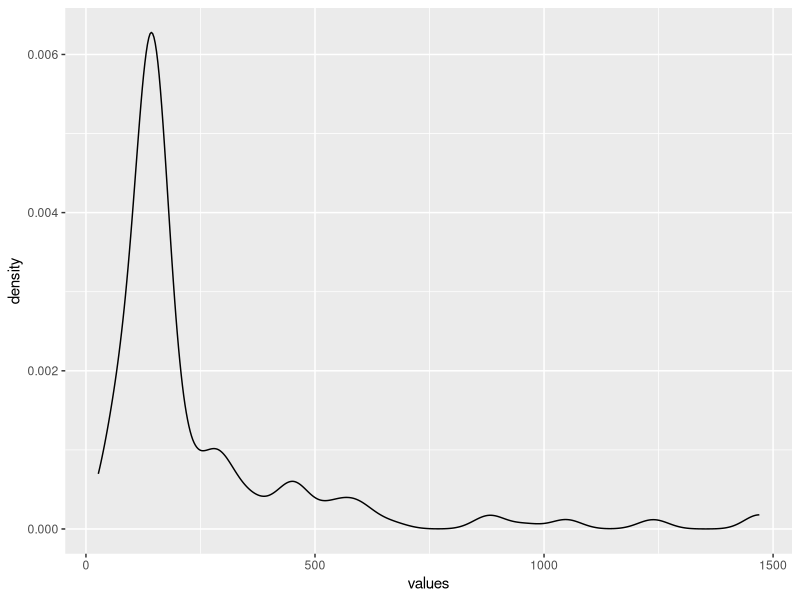
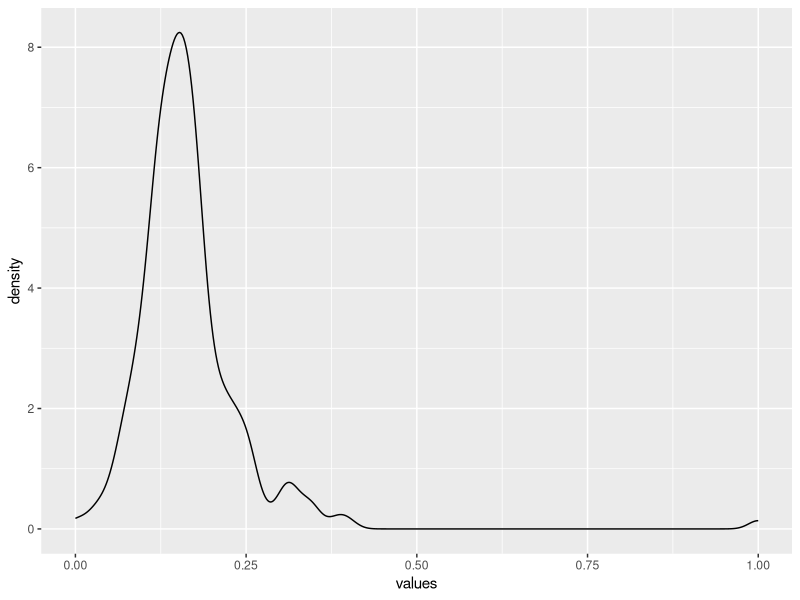
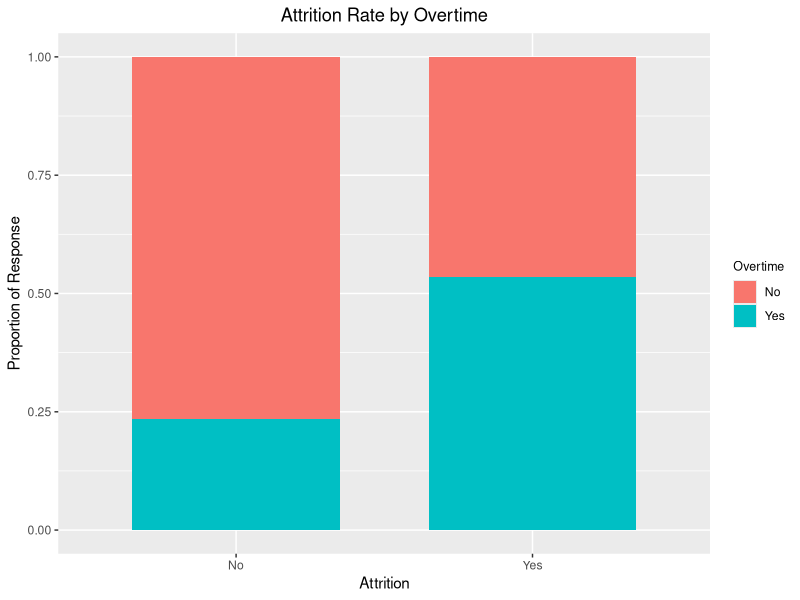
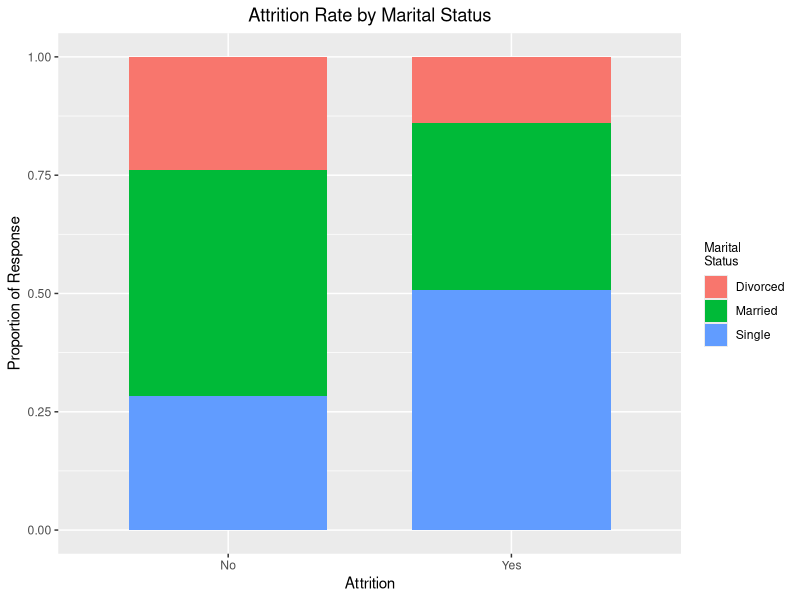
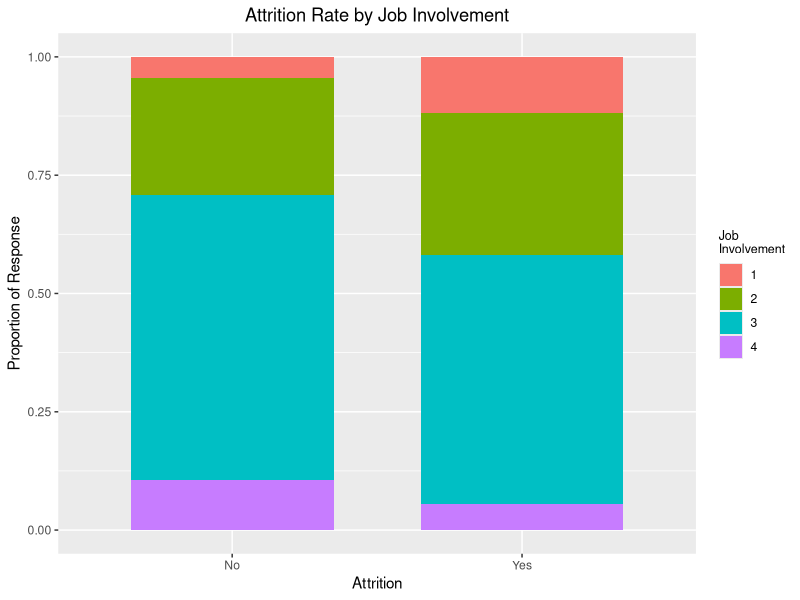
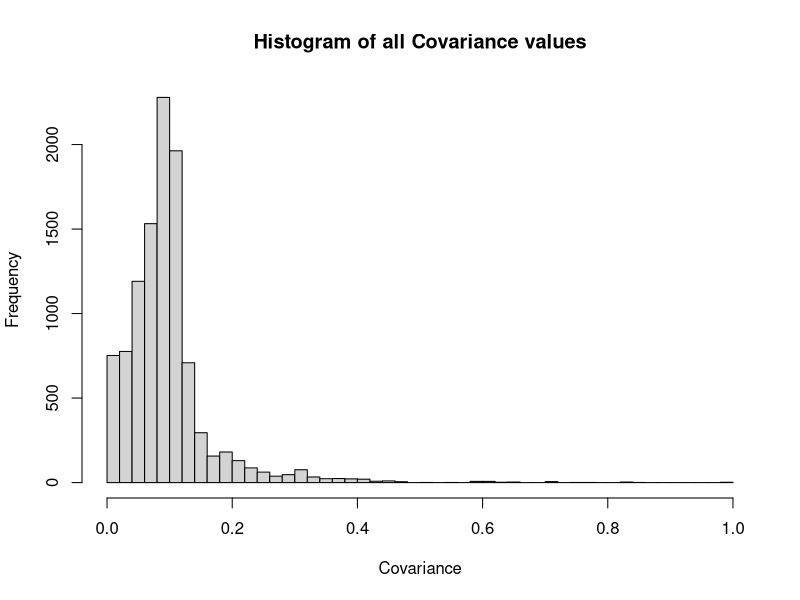
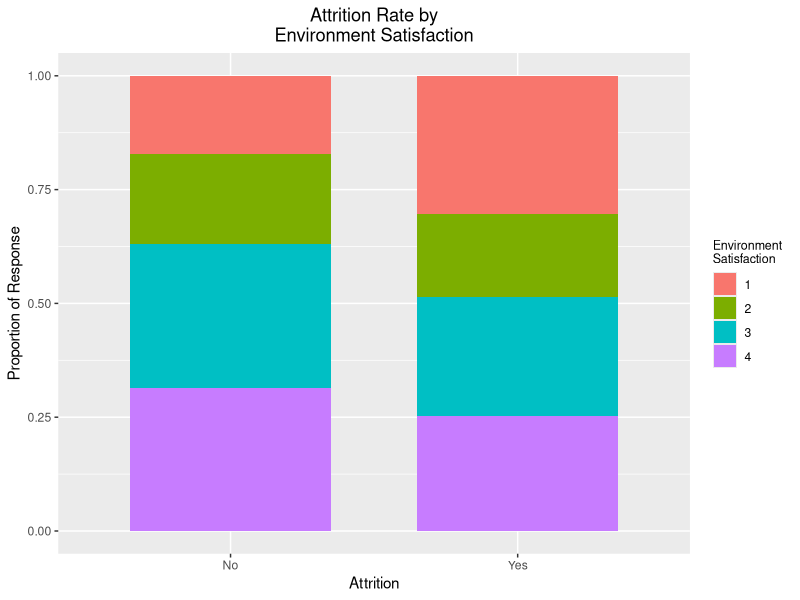
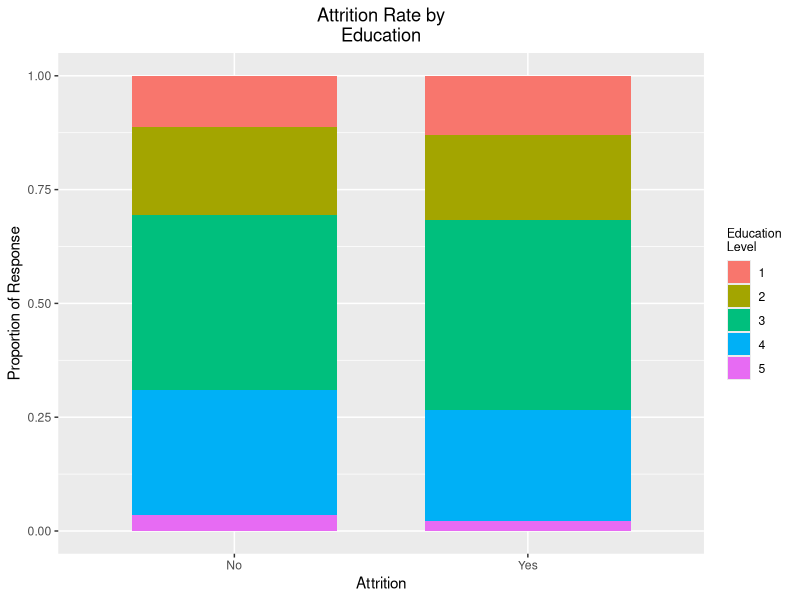

Source code (R) for these figures, in order:
## ---- chunk 1
knitr::opts_chunk$set(echo = FALSE)
## ---- chunk 2
rm( list = ls()); cat("\014")  # Clear environment
require(stringr)
require(plotly)
require(Hmisc)
require(tidyr)
require(dplyr)
require(ggplot2)
require(plyr)
require(reshape2)
data <- read.csv('data/CaseStudy2-data.csv')
data$Department <- revalue(data$Department, c('Human Resources' = 'Human Resources', 'Research & Development'='Research/Development', 'Sales'='Sales'))
describe_data <- read.csv('data/CaseStudy2-descriptions.csv')
#names(describe_data) <- (names(describe_data), tolower)
names(data) <- sapply(names(data), tolower)
## ---- chunk 3
find_percent <- function(df, label_col, num_obs, sep='&'){
    ##find the ratio of a certian value which includes the label
    ##--------
    ##INPUTS
    ##df: data.frame
    ##    - dataframe with all catagorical data
    ##label_col
    ##    -   binary column of interest in df
    ##num_obs: named.vector
    ##     -   contains all possible values in df with the  correlated number of observations
    ## --------
    ## RETURNS
    ## percent_pos: named.vector
    ##     -   contains the percentage of each value within the dataframe which is associated with the label_column.
    percent_pos <- c()
    sub <- df[,label_col] == TRUE
    sub_df <- df[sub,]
    for(col_val in names(num_obs)){
        colval <- unlist(strsplit(col_val, sep))
        percent_pos[col_val] = ((sum(sub_df[,colval[1]] == colval[2]) + .0001))  / (num_obs[col_val] + .0001)
        }
    return(percent_pos)
    }

find_number_observations <- function(df, sep='&', check_na=FALSE){
    num_obs= c()
    for (col in names(data_binned)){
        if(check_na){
            num_obs[paste(col, 'isna', sep=sep)] = sum(is.na(data[,col])) / dim(df)[1]
            }
        for (value in unique(data_binned[,col]))
            {
            num_obs[paste(col, value, sep=sep)] = sum(data_binned[,col] == value)
            }
    }
    return(num_obs)
}

make_dummy <- function(df, sep='&'){
    # Convert dataframe with all catagorical data into all boolean dataframe
    # --------
    # INPUTS
    # df: data.frame
    #     -   Data should all be catagorical.
    # sep: str
    #     -   Character to use as seperator between column and value
    # --------
    # RETURNS
    # dfo: data.frame
    #     -   all data is bool
    dfo <- df
    for(col in names(df)){
        for(val in unique(dfo[,col])){
            dfo[, paste(col, val, sep=sep)] = dfo[, col] == val
            }
        dfo = dfo[, names(dfo) != col]
        }
    return(dfo)
    }

find_covariance <- function(df, items, sep='+'){
    # Take a subset of columns in df and find the covariance between them
    # ---------
    # INPUTS
    # df: data.frame
    #     -   All data inputs must of type bool
    # items: data.frame
    #     -   columns in the dataframe to compare to each other
    # sep: str
    #     -   character to use to seperate columns being compared
    # --------
    # RETURNS
    # covar: named vector
    #     -   sets of column names seperated by sep with duplicates and self correalations removed
    covar = c()
    for(col1 in items){
        for(col2 in items){
            if(col1 != col2){
                covar[paste(col1, col2, sep='+')] = (sum(df[,col1] == TRUE & df[,col2] == TRUE) + .00001) / (max(c(sum(df[,col1] == TRUE), sum(df[,col2] == TRUE))) + .00001)
                }
            }
        items = items[items != col1]
        }
        covar <- covar[order(-covar)]
        return(covar[c(TRUE, FALSE)])
    }

bin_columns <- function(data, min_size=100, num_splits){
    # Convert continous data into discrete catagorical data
    # by splitting continous data into equal sized (by number of members) groups.
    # --------
    # data: data.frame
    #     -   data frame which contains continous data
    # min_size: integer
    #     -   min number of members in a group (determine split pts). columns with less discrete points then this value will be ignored.
    # num_splits
    #     -   number of times to split continous dataset
    # --------
    types <- sapply(data, class)
    data_binned <- data
    for(col in names(types)){
        if(types[[col]] == 'integer' & length(unique(data[,col])) > num_splits){
            data_binned[col] <- cut2(data[,col], m=min_size, g=num_splits)
            data_binned[,col] = sapply(data_binned[,col], toString)
            }
        else{
            data_binned[,col] = sapply(data[,col], toString)}
        }
    names(data_binned) <- sapply(names(data_binned), str_trim)
    return(data_binned)
    }

check_label_corelation <- function(df, label, dsep='&', sd_ratio=1){
## function to generate top contributing variables to a specific label
##--------
##INPUTS
##df: data.frame
##  -   contains all catagorical variables, label col must be T/F
##label: string
##  -   name of label column
##sep: str
##  -   character to use in seperating dummy values from col name
##--------
##RETURNS
## coors: named_vector
##  -   contains coorelation rate for each value in the df
    all_pos <- sum(df[,label] == TRUE) / dim(df)[1]
    print(all_pos)
    num_obs <- find_number_observations(df, sep=dsep)
    percent_pos <- find_percent(df, label, num_obs, sep=dsep)
    label_frame <- data.frame(percent_pos, num_obs)
    label_frame[,'ratio_delta'] <- label_frame$percent_pos - all_pos
    not_label <- (rownames(label_frame) != paste(label, 'TRUE', sep=dsep) & rownames(label_frame) != paste(label, 'FALSE', sep=dsep)) 
    label_frame <- label_frame[not_label,]
    one_dev <- sd(label_frame[,'ratio_delta']) * sd_ratio
    label_infl <- label_frame[abs(label_frame[,'ratio_delta']) > one_dev,]
    return(label_infl[order(-label_infl$ratio_delta),])
}

Attrition_prop_table <- function(variable_name, data.f){
    # Generates a table containing proportion of responses for both Attrition values. This should allow us to examine values in the context of whether they attrified.
    
    # Generate a table containing variable/Attrition rates
    prop <-prop.table(xtabs(as.formula(paste( '~ ',paste(variable_name, 'attrition ', sep = ' + '))) , data=data.f))
    
    #Normalize each column to sum to 1.
    prop.app <-apply(prop,2,sum)
    return(melt(sweep(prop, MARGIN=2,prop.app,'/')))
}
## ---- chunk 4
#function defined in deason_functions.R
data_binned <- bin_columns(data, 100, 10)
## ---- chunk 5
na_count <- sum(is.na(data$attrition))
## convert data Attrition to binary
data_binned$attrition <- data$attrition == 'Yes'
## N/A Count
print('Number of NA\'s in attrition column:')
print(sum(na_count))
## Sum of Employees who quit
print('Number of Employees that quit:')
print(sum(data_binned$attrition))
attrified <- data_binned[data_binned$attrition == TRUE,]
## retain ratio
overall_ratio <- sum(data_binned$attrition) / length(data_binned$attrition)
print('Ratio of Employees that quit:')
print(overall_ratio)
## ---- chunk 6
num_obs <- find_number_observations(data_binned, sep='&')
print('Average number of observations over all factor levels:')
print(mean(num_obs))

obs_stacked = stack(num_obs)
print('Number of different factor levels:')
nrow(obs_stacked)
ggplot(obs_stacked, aes(x = values)) +
  stat_density(position="identity",geom="line")
## ---- chunk 7
percent_pos <- find_percent(data_binned, 'attrition', num_obs)
print('Average attrition rate for all factors:')
print(mean(percent_pos))
print('Median attrition rate for all factors')
print(median(percent_pos))
per_stacked = stack(percent_pos)
ggplot(per_stacked, aes(x = values)) +
  stat_density(position="identity",geom="line")
## ---- chunk 8
## move all our data into a dataframe of percent_quit verses number of observations
attr_frame <- data.frame(percent_pos, num_obs)
hnames <- (rownames(attr_frame) != 'attrition&TRUE' & rownames(attr_frame) != 'attrition&FALSE')
attr_frame <- attr_frame[hnames,]
high_prob <- subset(attr_frame, percent_pos > overall_ratio)
high_prob$ratio_delta = high_prob$percent_pos - overall_ratio
hnames <- (rownames(high_prob) != 'attrition&TRUE' & rownames(high_prob) != 'attrition&FALSE')
high_prob <- high_prob[hnames,]
print('Factors with the highest attrition rates:')
head(high_prob[order(-high_prob$ratio_delta),], 15)
## ---- chunk 9
OverTime_attrit <- Attrition_prop_table( 'overtime',data)
ggplot(OverTime_attrit, aes(x=attrition, y=value, fill= factor(overtime))) + 
    geom_bar(position = "fill",stat = "identity", width = 0.7) +
    labs(title = 'Attrition Rate by Overtime', y='Proportion of Response', x='Attrition') +
    guides(fill=guide_legend(title="Overtime"))+
    theme(legend.title=element_text(size = 9),plot.title=element_text(hjust=0.5))
## ---- chunk 10
print('Attrition rate of sales representatives between 18 and 27 years of age:')
    mean(data_binned[data_binned$age == '[18,27)' & data_binned$jobrole == 'Sales Representative','attrition'])
print('Attrition rate of sales representatives older than 27:')
    mean(data_binned[data_binned$age != '[18,27)' & data_binned$jobrole == 'Sales Representative','attrition'])
print('Attrition rate of employees age 18-27 that are not Sales Representatives:')
    mean(data_binned[data_binned$age == '[18,27)' & data_binned$jobrole != 'Sales Representative','attrition'])
print('Attrition Rate of Sales Representatives Working Overtime:')
mean(data_binned[data_binned$overtime == 'Yes' & data_binned$jobrole == 'Sales Representative','attrition'])
print('Attrition Rate of Employees Working Overtime (Excluding Sales Representatives:')
mean(data_binned[data_binned$overtime == 'Yes' & data_binned$jobrole != 'Sales Representative','attrition'])
## ---- chunk 11
print('Proportion of Employees that quit that made less than $2318 monthly (excluding Sales Rep\'s):')
    mean(data_binned[data_binned$monthlyincome == "[ 1009, 2318)" & data_binned$jobrole != 'Sales Representative','attrition'])
print('Proportion of Employees that quit that made between $2318 and $2696 monthly (excluding Sales Rep\'s):')
    mean(data_binned[data_binned$monthlyincome == "[ 2318, 2696)" & data_binned$jobrole != 'Sales Representative','attrition'])
## ---- chunk 12
MariStat_attrit <- Attrition_prop_table( 'maritalstatus',data)
ggplot(MariStat_attrit, aes(x=attrition, y=value, fill= factor(maritalstatus))) + 
    geom_bar(stat = "identity", width = 0.7) +
    labs(title = 'Attrition Rate by Marital Status', y='Proportion of Response', x='Attrition') +
    guides(fill=guide_legend(title="Marital\nStatus"))+
    theme(legend.title=element_text(size = 9),plot.title=element_text(hjust=0.5))
print('Proportion of Employees that quit that are younger than 27 and single:')
mean(attrified$maritalstatus== 'Single' & attrified$age =='[18,27)')/mean(attrified$maritalstatus== 'Single')
## ---- chunk 13

JobInvol_attrit <- Attrition_prop_table( 'jobinvolvement',data)
ggplot(JobInvol_attrit, aes(x=attrition, y=value, fill= factor(jobinvolvement))) + 
    geom_bar(stat = "identity", width = 0.7) +
    labs(title = 'Attrition Rate by Job Involvement', y='Proportion of Response', x='Attrition') +
    guides(fill=guide_legend(title="Job\nInvolvement"))+
    theme(legend.title=element_text(size = 9),plot.title=element_text(hjust=0.5))
print('Proportion of Employees that quit that are older than 27 with Very Low Job Involvement:')
mean(attrified$jobinvolvement=='1' & attrified$age =='[18,27)')/mean(attrified$jobinvolvement=='1')
## ---- chunk 14
print('Factors with the lowest attrition rates:')
head(attr_frame[order(attr_frame$percent_pos),], 10)
## ---- chunk 15
print('Covariance of factors with high attrition rates:')
# Generate covariance matrix for all high attrition attributes.
over_30 <- subset(high_prob, percent_pos > .30)
data_dummy <- make_dummy(data_binned)
covar_30 <- find_covariance(data_dummy , rownames(over_30))
head(covar_30[order(covar_30,decreasing = TRUE)],10)
## ---- chunk 16
all_covar <- find_covariance(data_dummy, names(data_dummy))
print('Number of covariant pairs:')
length(all_covar)
## ---- chunk 17
hist(all_covar, breaks=50, main = 'Histogram of all Covariance values', xlab = 'Covariance')
## ---- chunk 18
print('Highest Covariances:')
head(all_covar[all_covar > .60 & all_covar < .999], 25)
print('Performance Rating = 3 Response Rate:')
sum(data_dummy[,'performancerating&3']) / 1470
print('Number of Performance Rating = 3 Responses:')
print(sum(data[,'performancerating'] == 3))
print('Number of Employees with Performance Rating of 3 that quit:')
sum(data[,'performancerating'] == 3 & data_binned[,'attrition'] == TRUE)
## ---- chunk 19

EnvSatTest_attrit <- Attrition_prop_table('environmentsatisfaction', data)
OverTime_attrit <- Attrition_prop_table( 'overtime',data)
years_worked_attrit <- Attrition_prop_table('totalworkingyears', data_binned)

ggplot(EnvSatTest_attrit, aes(x=attrition, y=value, fill= factor(environmentsatisfaction))) + 
    geom_bar(position = "fill",stat = "identity", width = 0.7) +
    labs(title = 'Attrition Rate by\nEnvironment Satisfaction', y='Proportion of Response', x='Attrition') +
    guides(fill=guide_legend(title="Environment \nSatisfaction"))+
    theme(legend.title=element_text(size = 9),plot.title=element_text(hjust=0.5))


## ---- chunk 20
data_binned[,'environmentsatisfaction'] <- data['environmentsatisfaction'] < 3
infl <- check_label_corelation(data_binned, 'environmentsatisfaction', '&', sd_ratio=.75)
head(infl)
## ---- chunk 21
education_attrit <- Attrition_prop_table('education', data)
ggplot(education_attrit, aes(x=attrition, y=value, fill= factor(education))) + 
    geom_bar(position = "fill",stat = "identity", width = 0.7) +
    labs(title = 'Attrition Rate by\nEducation', y='Proportion of Response', x='Attrition') +
    guides(fill=guide_legend(title="Education \nLevel"))+
    theme(legend.title=element_text(size = 9),plot.title=element_text(hjust=0.5))
## ---- chunk 22
data_binned[,'education'] <- data['education'] > 2
infl <- check_label_corelation(data_binned, 'education', '&', sd_ratio=.6)
print('Covariances with Bachelor\'s+ Education Level')
head(infl, 10)
## ---- chunk 23
print('Overall Relationship Satisfaction for All Employees')
prop.table(table(data$relationshipsatisfaction))
rel_sat_attrit <- Attrition_prop_table('relationshipsatisfaction', data)
ggplot(rel_sat_attrit, aes(x=attrition, y=value, fill= factor(relationshipsatisfaction))) + 
    geom_bar(position = "fill",stat = "identity", width = 0.7) +
    labs(title = 'Attrition Rate by\nRelationship Satisfaction', y='Proportion of Response', x='Attrition') +
    guides(fill=guide_legend(title="Relationship \n Satisfaction"))+
    theme(legend.title=element_text(size = 9),plot.title=element_text(hjust=0.5))
## ---- chunk 24
data_binned[,'relationshipsatisfaction'] <- data['relationshipsatisfaction'] > 2
infl <- check_label_corelation(data_binned, 'relationshipsatisfaction', '&', sd_ratio=.5)
print('Covariances with Positive Relationship Satisfaction:')
head(infl,10)
print('Human Resources Relationship Satisfaction:')
table(data_binned[data_binned$jobrole == 'Human Resources','relationshipsatisfaction'])
print('Second Year Employee Relationship Satisfaction:')
table(data_binned[data_binned$yearsincurrentrole == ' 1','relationshipsatisfaction'])
print('Journeyman Employee Relationship Satisfaction:')
table(data_binned[data_binned$numcompaniesworked == 7 | data_binned$numcompaniesworked == 8,'relationshipsatisfaction' ])
## ---- chunk 25
data_binned[,'relationshipsatisfaction'] <- data['relationshipsatisfaction'] > 3
infl <- check_label_corelation(data_binned, 'relationshipsatisfaction', '&', sd_ratio=.7)
print('Covariances with Very High Relationship Satisfaction:')
head(infl)
## ---- chunk 26
work_life_attrit <- Attrition_prop_table('worklifebalance', data)
ggplot(work_life_attrit, aes(x=attrition, y=value, fill= factor(worklifebalance))) + 
    geom_bar(position = "fill",stat = "identity", width = 0.7) +
    labs(title = 'Attrition Rate by\nWork-life Balance', y='Proportion of Response', x='Attrition') +
    guides(fill=guide_legend(title="Work-life \n Balance"))+
    theme(legend.title=element_text(size = 9),plot.title=element_text(hjust=0.5))
## ---- chunk 27
data_binned[,'worklifebalance'] <- data['worklifebalance'] > 3
infl <- check_label_corelation(data_binned, 'worklifebalance', '&', sd_ratio=.7)
print('Covariances with Positive Work-Life Balance:')
head(infl)
